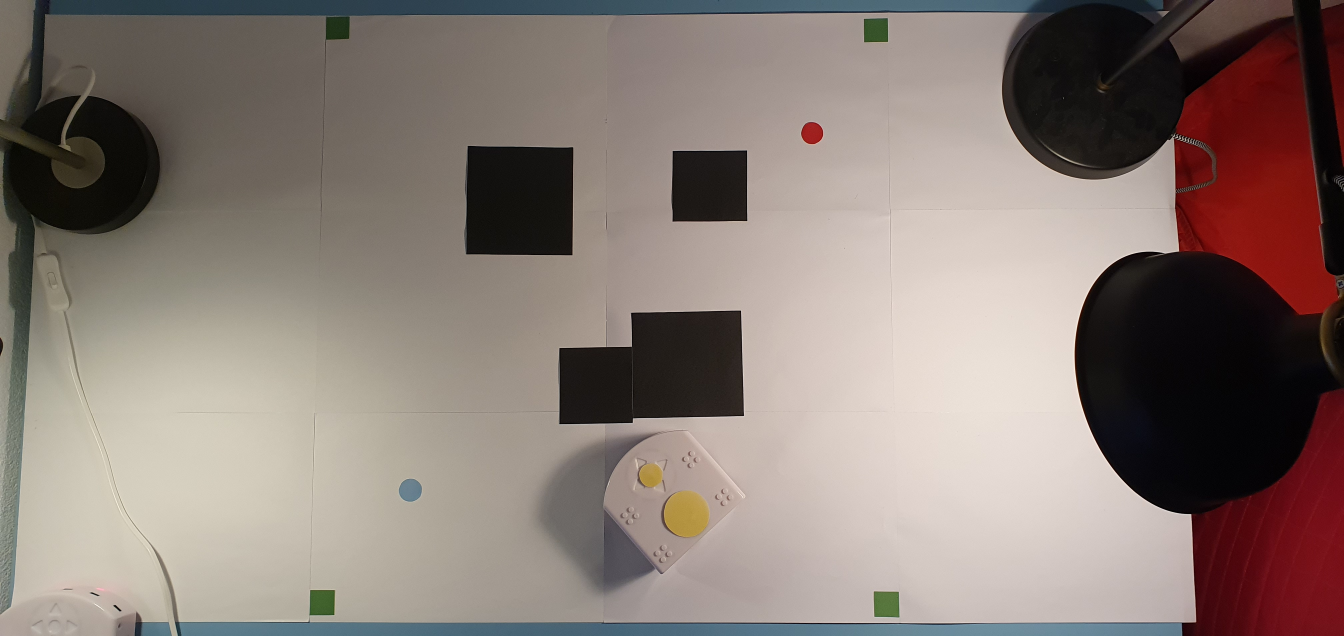
#> input picture env_test.jpg, 4032 x 1908 px (shown at 1/3 size)
$ python -i Vision.py   (imports and definitions only)
#> lines starting #> are read from the running program, lines starting #| are printed output that depends on the picture; after the words box and inside, x2 and y2 are one past the last pixel; in counts of white or black regions, pixels touching at a corner belong together
import cv2
import numpy as np
from PIL import Image
import math
import matplotlib
from matplotlib.pyplot import imshow
from matplotlib import pyplot as plt
import time


#tuning parameters
#corners
iterations_erode=4
area_size=10 #used for corner detections
#obstacles
area_obst_min=500
area_obst_max=30000
thresh_low=90
thresh_up=255
#color ranges
#green_lower=np.array([30,40,40])
#green_upper=np.array([80,255,255])
green_lower=np.array([40,40,40])
green_upper=np.array([90,255,255])
#red_lower=np.array([170,50,50])
#red_upper=np.array([240,255,255])
red_lower=np.array([0,30,30])
red_upper=np.array([15,255,255])
red_lower2=np.array([170,30,30])
red_upper2=np.array([180,255,255])
#yellow_lower=np.array([10,30,30])
#yellow_upper=np.array([120,255,255])
yellow_lower=np.array([25,20,20])
yellow_upper=np.array([35,255,255])


# [42 lines left out: functions order_points, four_point_transform, not called in this run]


def detectThymio(image):
    pts=[]
    p1=[]   #p1 is the big circle
    p2=[]   #p2 is the little circle
    nb_iterations=1
    img_hsv = cv2.cvtColor(image, cv2.COLOR_RGB2HSV)
    #Create the color mask and then apply erode and dilate to reduce noise
    mask = cv2.inRange(img_hsv, yellow_lower, yellow_upper)
    mask = cv2.erode(mask, None, iterations = nb_iterations)
    mask = cv2.dilate(mask, None, iterations = nb_iterations)
    #Apply the mask to find the contours of the two yellow circle
    elements,_ = cv2.findContours(mask, cv2.RETR_TREE, cv2.CHAIN_APPROX_SIMPLE)
    plt.imshow(mask)
    print(len(elements))
    #Find the center of both circles using cv2.minEnclosingCircle
    if (len(elements) == 2):
        #sorting the detected contours by descending area size
        list(elements).sort(key=cv2.contourArea, reverse=True)
        #finding the big circle
        c0=elements[0]
        ((x,y),rayon) = cv2.minEnclosingCircle(c0)
        #finding the little circle
        c1=elements[1]
        ((x2,y2),rayon2) = cv2.minEnclosingCircle(c1)
        p1=[x,y]
        p2=[x2,y2]
        pts=[p1,p2]
    else:
        pts=[[None,None],[None,None]]

    return pts


def detectGoal(image):
    coord = []
    coord = [0,0]
    nb_iterations=4

    img_hsv = cv2.cvtColor(image, cv2.COLOR_RGB2HSV)
    mask = cv2.inRange(img_hsv, red_lower, red_upper)
    mask += cv2.inRange(img_hsv, red_lower2, red_upper2)
    mask = cv2.erode(mask, None, iterations = nb_iterations)
    mask = cv2.dilate(mask, None, iterations = nb_iterations)
    elements,_ = cv2.findContours(mask, cv2.RETR_EXTERNAL, cv2.CHAIN_APPROX_SIMPLE)
    if len(elements) > 0:
        for i in range(0,len(elements)):
            c = elements[i]
            ((x,y),rayon) = cv2.minEnclosingCircle(c)
            coord = [int(x),int(y)]
    return coord

# [7 lines left out: function angle_between, not called in this run]

def directionThymio(image):
    coordThymio = detectThymio(image)
    #handling the case where thymio can't be detected and pass a None to Kalman
    if bool(not coordThymio[0][0]):
        print("thymio indetectable")
        return None
    else:
        direction = angle_between(coordThymio)
        return direction


#high level functions (celles qu'on appelle dans main)

#used only the first time
# [61 lines left out: functions find_corners, img_calibration, not called in this run]


def obstacle_detection(image):
    # Reading image
    #img2 = cv2.imread('obs.png', cv2.IMREAD_COLOR)

    # Reading same image in another variable and
    # converting to gray scale.
    image = cv2.cvtColor( image , cv2.COLOR_RGB2GRAY)

    # Converting image to a binary image
    # (black and white only image).
    _,threshold = cv2.threshold(image, thresh_low, thresh_up, cv2.THRESH_BINARY)

    # Detecting shapes in image by selecting region
    # with same colors or intensity.
    contours,_=cv2.findContours(threshold, cv2.RETR_TREE, cv2.CHAIN_APPROX_SIMPLE)

    list_polygon=[]
    polygon=[]
    # Searching through every region selected to
    # find the required polygon.
    for cnt in contours :
        area = cv2.contourArea(cnt)

        # Shortlisting the regions based on there area.
        if area > area_obst_min:
            if area < area_obst_max:
                approx = cv2.approxPolyDP(cnt,
                                        0.009 * cv2.arcLength(cnt, True), True)

                # Checking if the no. of sides of the selected region is 7.
                if(len(approx) == 4):
                    cv2.drawContours(image, [approx], 0, (0, 0, 255), 5)
                    for i in range (len(approx)):
                        point=(approx[i][0][0],approx[i][0][1])
                        polygon.append(point)
                    list_polygon.append(polygon)
                    polygon=[]
    return list_polygon


# [4 lines left out: function printGlobalPath, not called in this run]

def initialization(pic):
    #obstacle detection
    polygons=obstacle_detection(pic)
    #Start and goal detection
    pos_start=detectThymio(pic)[0]
    angle_start=directionThymio(pic)
    #start=vis.detectCircle(pic,'start')
    goal=detectGoal(pic)
    init=[pos_start,goal,polygons,angle_start]
    return init

# [17 lines left out: functions printThymio, printGlobalPath, takePicture, not called in this run]

>>> import cv2
>>> picture = cv2.cvtColor(cv2.imread('env_test.jpg'), cv2.COLOR_BGR2RGB)
>>> result = initialization(picture)
#> in obstacle_detection, `_,threshold = cv2.threshold(image, thresh_low, thresh_up, cv2.THRESH_B..`:
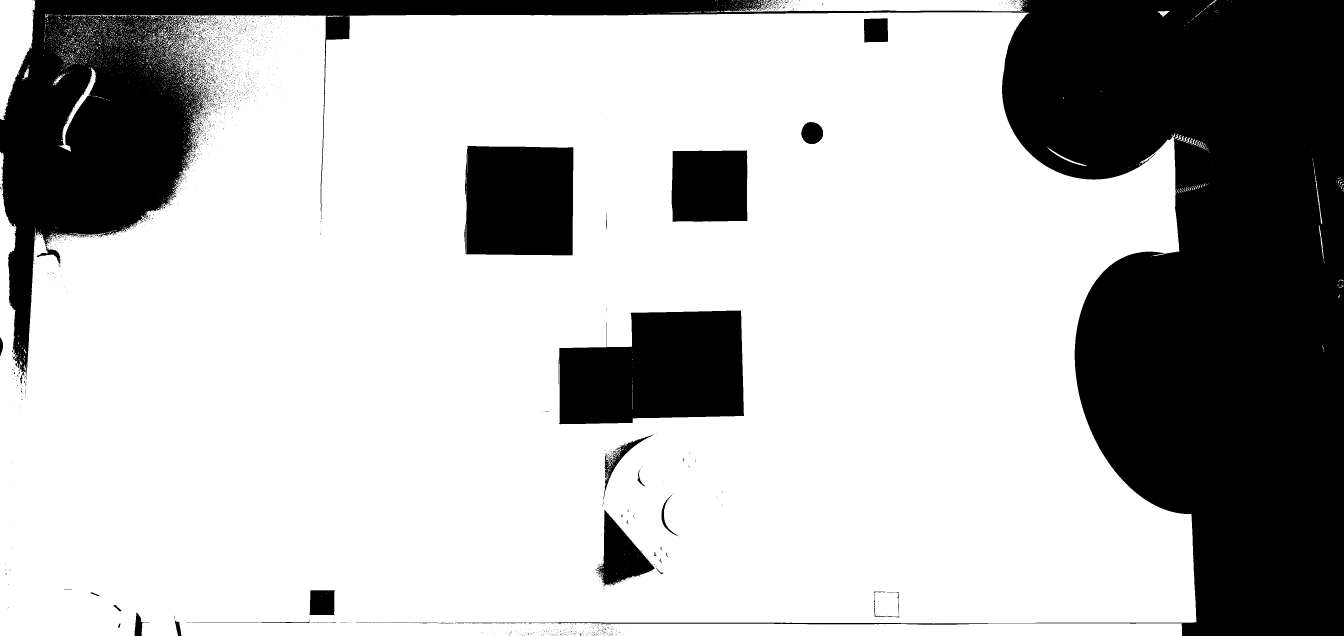
#> threshold: shape (1908, 4032) (shown at 1/3 size); 71.6% white; 3360 black regions (3267 under 20 px)
#> in obstacle_detection, `contours,_=cv2.findContours(threshold, cv2.RETR_TREE, cv2.CHAIN_APPROX..`: contours = 8218 contours, 7972 with area under 20; largest, box (x1, y1, x2, y2) and area: (0, 37, 3589, 1908) 5786502, (1675, 931, 2233, 1274) 155674, (1392, 437, 1721, 767) 104786, (2014, 450, 2243, 666) 47896, (2197, 0, 3074, 36) 24924
#> the loop in obstacle_detection, `for cnt in contours :` made 8218 passes
#> (area, approx) on passes 3617, 3639: (882, [[929, 1867], [576, 1866], [924, 1866], [927, 1858]]), (5525.5, [[931, 1770], [1004, 1771], [1002, 1845], [928, 1844]])
#> after the loop in obstacle_detection, `for cnt in contours :`:
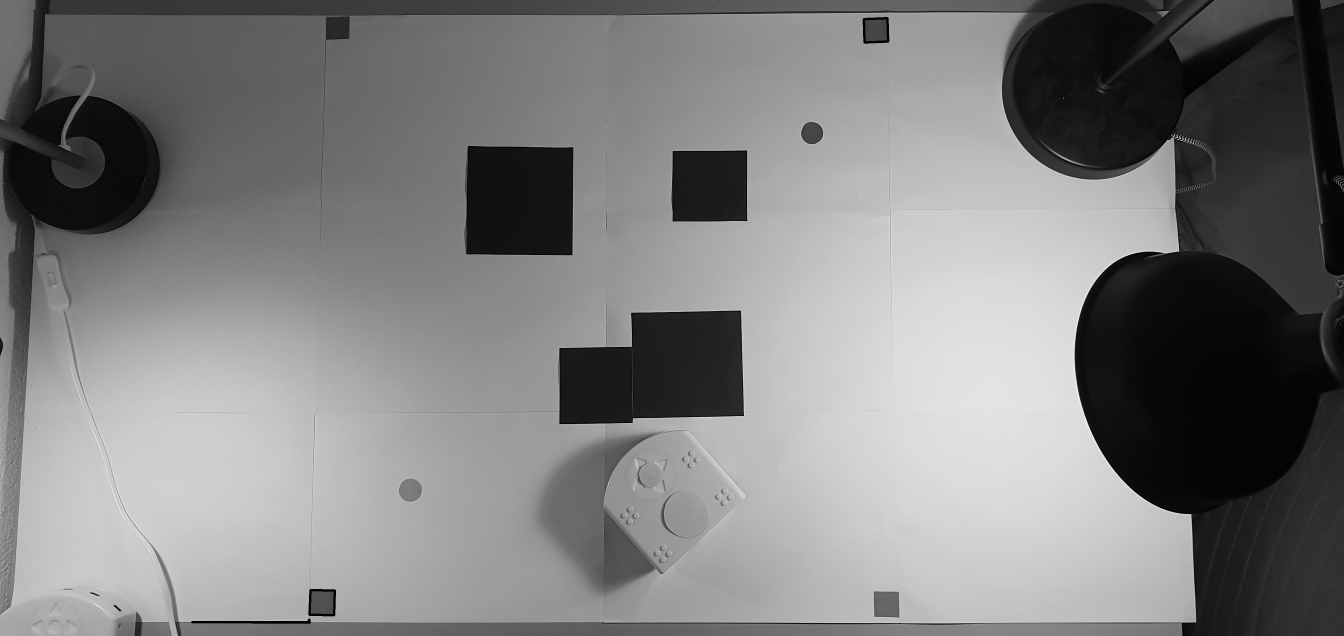
#> image: shape (1908, 4032) (shown at 1/3 size); min 0, max 252, mean 127.3
#> after the loop in obstacle_detection, `for cnt in contours :`: list_polygon = [[(929, 1867), (576, 1866), (924, 1866), (927, 1858)], [(931, 1770), (1004, 1771), (1002, 1845), (928, 1844)], [(2662, 54), (2664, 124), (2593, 127), (2591, 57)]]
#> in initialization, `polygons=obstacle_detection(pic)`: polygons has the same summary as list_polygon in obstacle_detection
#> in detectThymio, `mask = cv2.dilate(mask, None, iterations = nb_iterations)`:
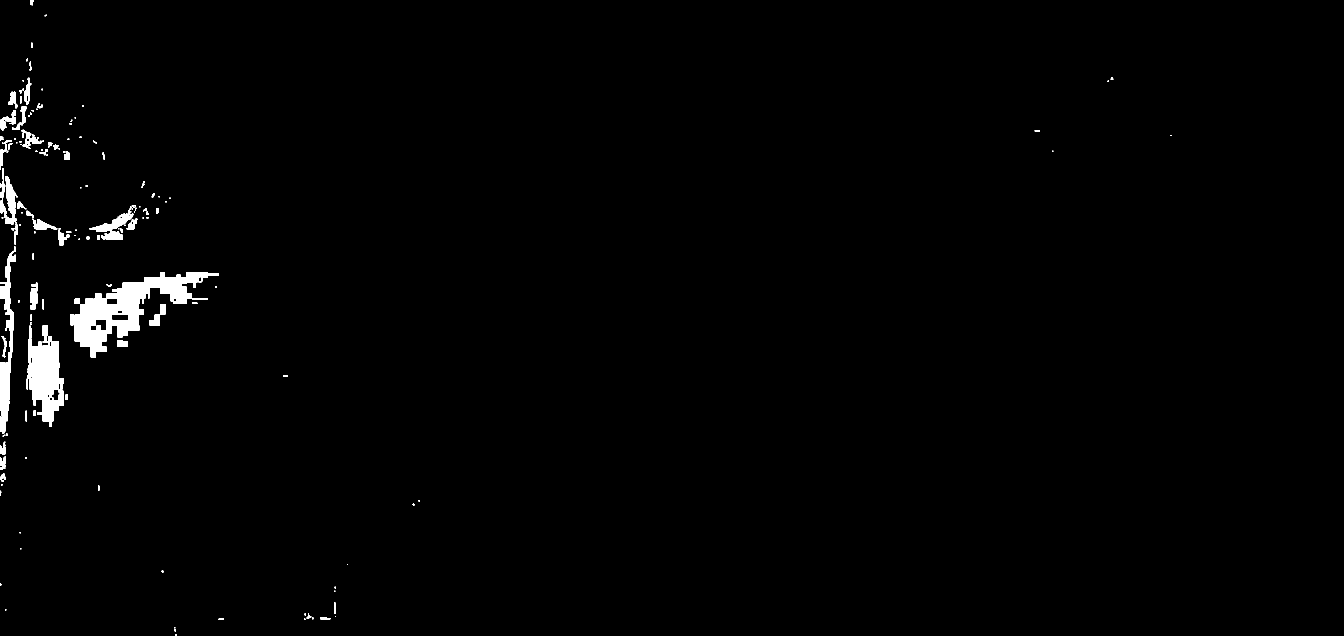
#> mask: shape (1908, 4032) (shown at 1/3 size); 1.2% white; 163 white regions (60 under 20 px)
#> in detectThymio, `elements,_ = cv2.findContours(mask, cv2.RETR_TREE, cv2.CHAIN_APPROX_SI..`: elements = 224 contours, 121 with area under 20; largest, box (x1, y1, x2, y2) and area: (222, 816, 656, 1072) 37158, (79, 976, 192, 1280) 19982, (0, 739, 48, 1302) 9417, (268, 631, 400, 720) 3641, (0, 528, 54, 735) 3308
#| 224
#> in initialization, `pos_start=detectThymio(pic)[0]`: pos_start = 2 items
#| 224
#> in detectGoal, `mask += cv2.inRange(img_hsv, red_lower2, red_upper2)`:
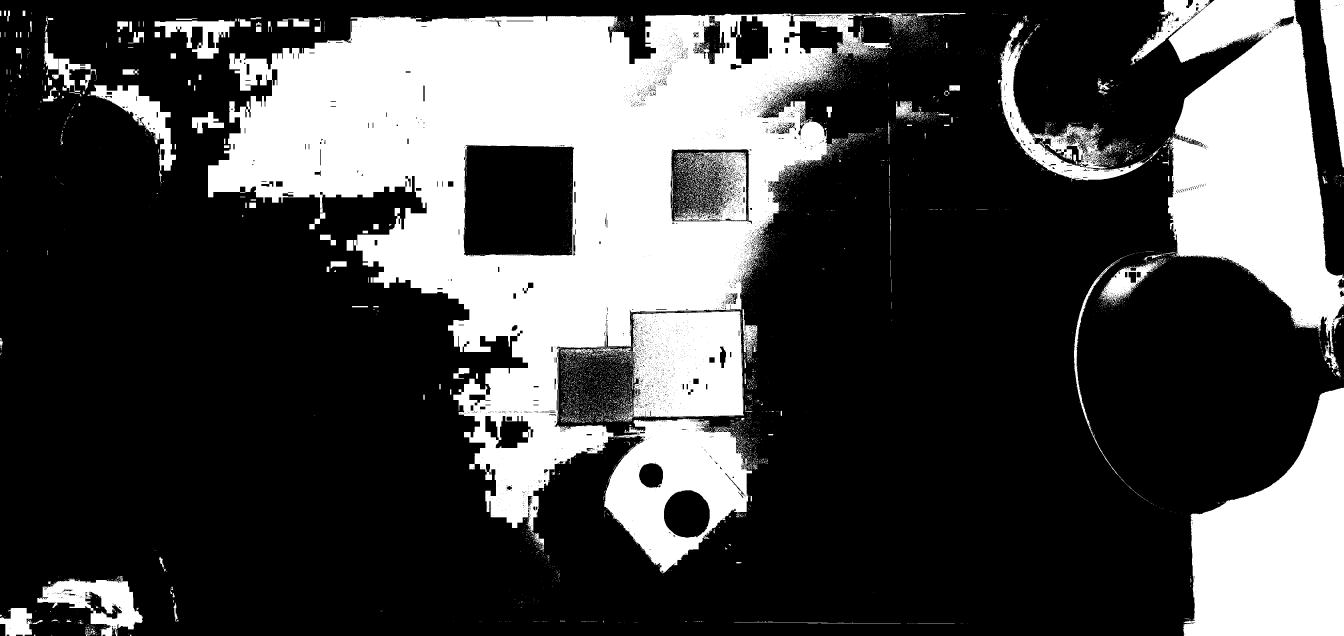
#> mask: shape (1908, 4032) (shown at 1/3 size); 29% white; 8213 white regions (7814 under 20 px), largest, box (x1, y1, x2, y2) and area: (624, 40, 2668, 1598) 1232500, (3392, 0, 4032, 1056) 344583, (3550, 1163, 4032, 1908) 229256
#> in detectGoal, `mask = cv2.dilate(mask, None, iterations = nb_iterations)`:
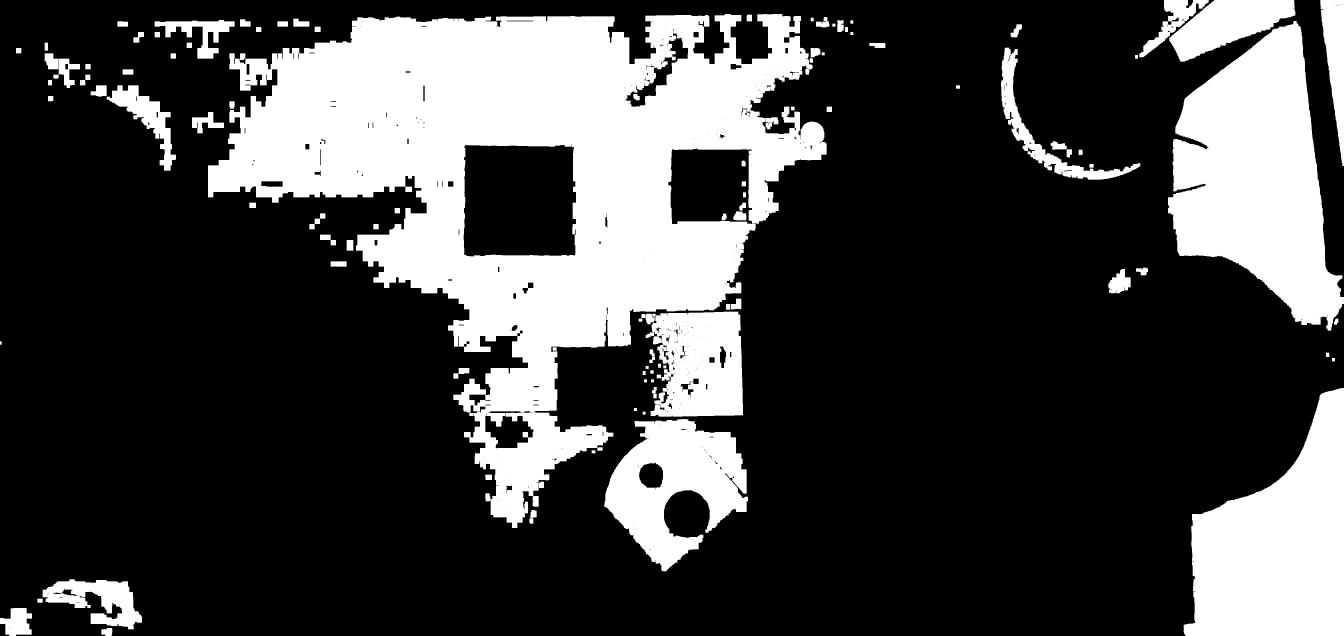
#> mask: shape (1908, 4032) (shown at 1/3 size); 26.6% white; 114 white regions
#> in detectGoal, `elements,_ = cv2.findContours(mask, cv2.RETR_EXTERNAL, cv2.CHAIN_APPRO..`: elements = 113 contours; largest, box (x1, y1, x2, y2) and area: (624, 42, 2480, 1584) 1291890, (3504, 63, 4032, 992) 287234, (3551, 1164, 4032, 1908) 227632, (1813, 1257, 2244, 1714) 110425, (1952, 935, 2229, 1250) 75096
#> the loop in detectGoal, `for i in range(0,len(elements)):` made 113 passes
#> (x, y, rayon, coord) on passes 1, 2, 4, 5, 6, 7, 9, 11: (320.3, 1894.9, 18.25, [320, 1894]), (51.34, 1870.2, 53.83, [51, 1870]), (276.5, 1818, 156.4, [276, 1818]), (1593.5, 1563, 8.9, [1593, 1563]), (1599.9, 1542.9, 14.21, [1599, 1542]), (1462.6, 1491.2, 13.05, [1462, 1491]), (1465.5, 1431.5, 12.1, [1465, 1431]), (2025.5, 1473.2, 242.7, [2025, 1473])
#> in initialization, `goal=detectGoal(pic)`: goal = [3521, 85]
#> result = 4 items

$ run again, on map.png
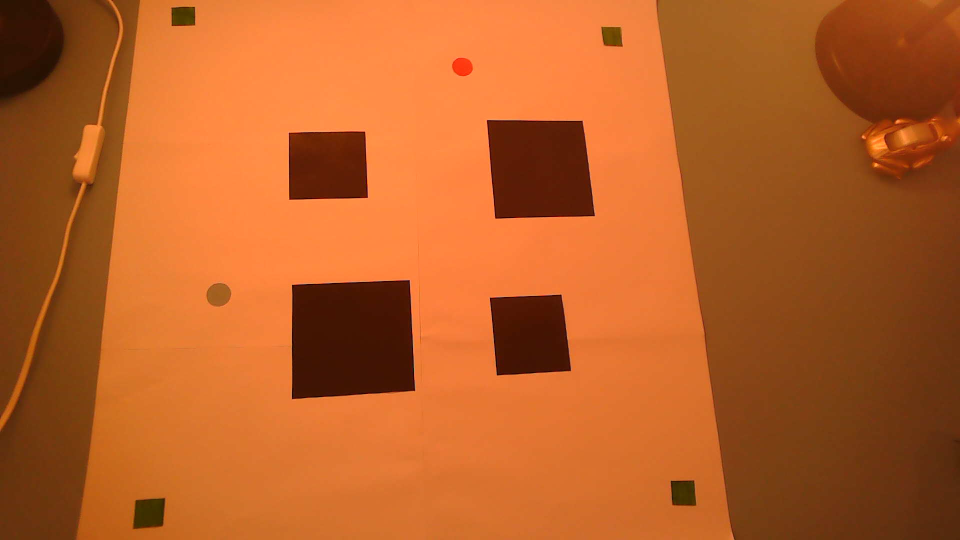
#> input picture map.png, 1920 x 1080 px (shown at 1/2 size)
#> threshold: shape (1080, 1920); 64.8% white; 132 black regions (109 under 20 px)
#> contours = 260 contours, 215 with area under 20; largest, box (x1, y1, x2, y2) and area: (153, 0, 1920, 1080) 1464306, (583, 559, 831, 799) 54566, (973, 239, 1190, 438) 38110, (979, 588, 1143, 752) 22830, (577, 262, 737, 400) 20938
#> the loop in obstacle_detection, `for cnt in contours :` made 260 passes
#> (area, approx) on passes 116, 198: (22830.5, [[1121, 588], [1142, 741], [994, 751], [979, 595]]), (20938.5, [[730, 264], [734, 396], [578, 398], [578, 265]])
#> after the loop in obstacle_detection, `for cnt in contours :`:
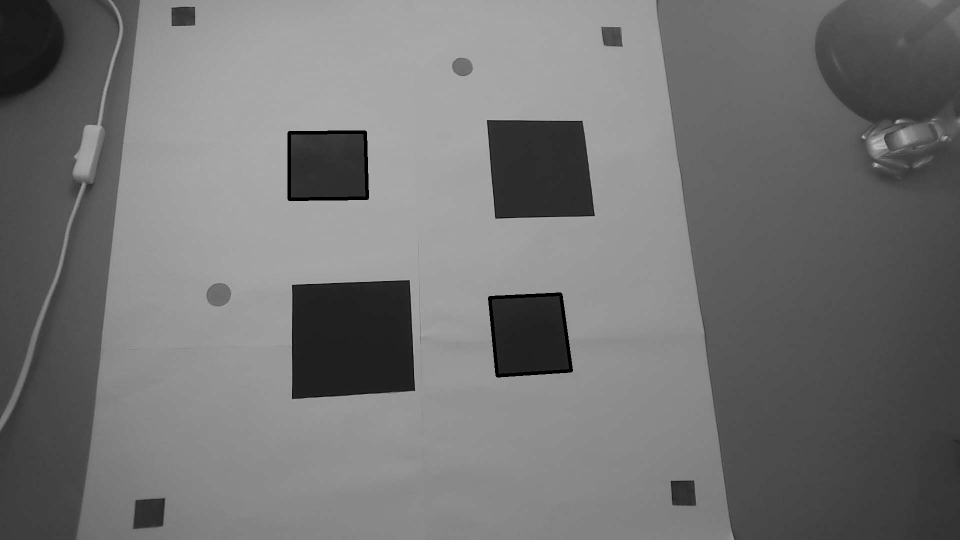
#> image: shape (1080, 1920) (shown at 1/2 size); min 0, max 191, mean 115
#> after the loop in obstacle_detection, `for cnt in contours :`: list_polygon = [[(1121, 588), (1142, 741), (994, 751), (979, 595)], [(730, 264), (734, 396), (578, 398), (578, 265)]]
#> polygons has the same summary as list_polygon in obstacle_detection
#> img_hsv: shape (1080, 1920, 3); mean H, S, V 11.7, 206.5, 184
#> in detectThymio, `elements,_ = cv2.findContours(mask, cv2.RETR_TREE, cv2.CHAIN_APPROX_SI..`: elements = [[[1384, 984], [1384, 990], [1386, 990], [1386, 984]]]
#| 1
#> pos_start = 2 items
#| 1
#> in detectGoal, `mask = cv2.erode(mask, None, iterations = nb_iterations)`:
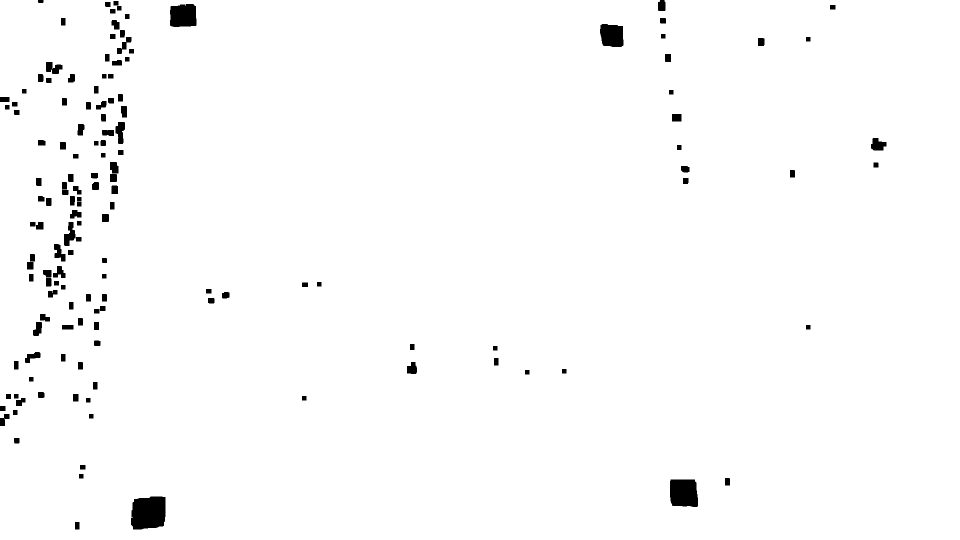
#> mask: shape (1080, 1920) (shown at 1/2 size); 98.4% white; 144 black regions, largest, box (x1, y1, x2, y2) and area: (262, 993, 331, 1059) 4058, (1340, 959, 1396, 1014) 2859, (340, 8, 393, 54) 2226
#> in detectGoal, `elements,_ = cv2.findContours(mask, cv2.RETR_EXTERNAL, cv2.CHAIN_APPRO..`: elements = 1 contour; box (x1, y1, x2, y2) and area: (0, 0, 1920, 1080) 2070386
#> the loop in detectGoal, `for i in range(0,len(elements)):` made 1 pass
#> (x, y, rayon, coord) on pass 1: (959.5, 539.5, 1100.8, [959, 539])
#> goal = [959, 539]
#> result = 4 items
